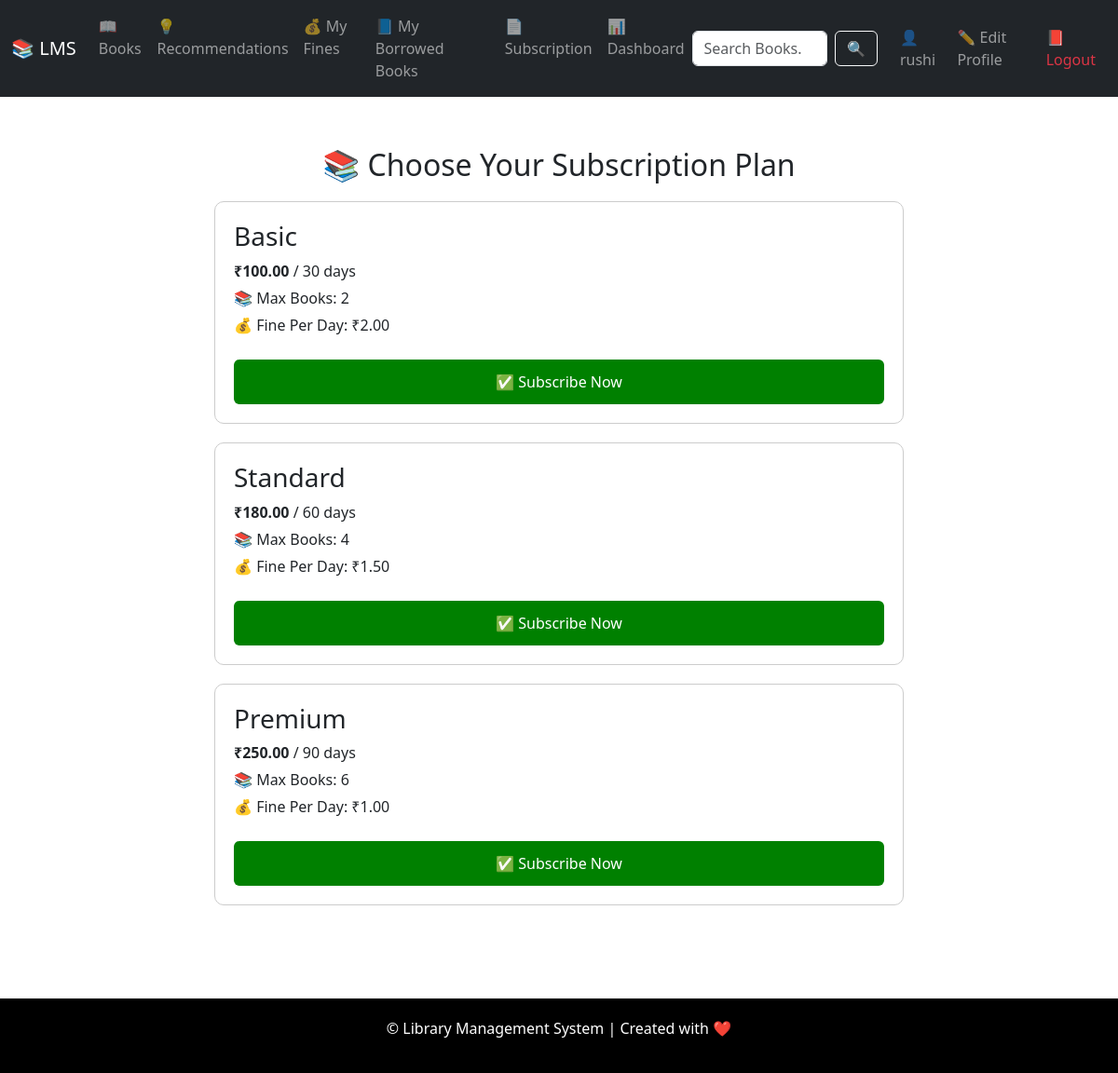
Page /subscription/select-plan/ (signed in) on the committed database.
### subscription/models.py (models this page shows, shortened)
class SubscriptionPlan(models.Model):
    name = models.CharField(max_length=50)  # Plan name (e.g., Basic, Premium)
    max_books = models.PositiveIntegerField()  # how many books can be borrowed
    duration_days = models.PositiveIntegerField()  # Validity in days
    price = models.DecimalField(max_digits=6, decimal_places=2)  # ₹ price
    fine_per_day = models.DecimalField(max_digits=5, decimal_places=2, default=0)  # Daily fine

### subscription/views.py (the view, shortened to what this page needs)
# urls.py: path('select-plan/', SelectSubscriptionPlanView.as_view(), name='select_plan'),
class SelectSubscriptionPlanView(LoginRequiredMixin, View):
    def get(self, request):
        plans = SubscriptionPlan.objects.all()
        try:
            student = Student.objects.get(user_profile__user=request.user)
        except Student.DoesNotExist:
            return render(request, 'books/error.html', {'message': '⚠️ Student profile not found.'})
        return render(request, 'subscription/select_plan.html', {'plans': plans})

### templates/subscription/select_plan.html (shortened to what this page needs)
{% extends 'base.html' %}
{% block content %}
<div class="plans-container">
  <h2>📚 Choose Your Subscription Plan</h2>
  {% for plan in plans %}
    <form method="POST">
      <div class="plan">
        <h3>{{ plan.name }}</h3>
        <p><strong>₹{{ plan.price }}</strong> / {{ plan.duration_days }} days</p>
        <p>📚 Max Books: {{ plan.max_books }}</p>
        <p>💰 Fine Per Day: ₹{{ plan.fine_per_day }}</p>
        <button type="submit" class="submit-button">✅ Subscribe Now</button>
      </div>
    </form>
  {% endfor %}
</div>
{% endblock %}

### templates/base.html (shortened to what this page needs)
<!DOCTYPE html>
<html>
<head>
  <link href="https://cdn.jsdelivr.net/npm/bootstrap@5.3.0/dist/css/bootstrap.min.css" rel="stylesheet">
</head>
<body>
<nav class="navbar navbar-expand-lg navbar-dark bg-dark">
  <div class="container-fluid">
    <a class="navbar-brand" href="/">📚 LMS</a>
    <div class="collapse navbar-collapse" id="navbarNav">
      <ul class="navbar-nav me-auto mb-2 mb-lg-0">
        <li class="nav-item"><a class="nav-link" href="{% url 'books:book_list' %}">📖 Books</a></li>
        <li class="nav-item"><a class="nav-link" href="{% url 'books:book_recommendation' %}">💡 Recommendations</a></li>
        <li class="nav-item"><a class="nav-link" href="{% url 'books:my_fines' %}">💰 My Fines</a></li>
        <li class="nav-item"><a class="nav-link" href="{% url 'books:my_borrowed_books' %}">📘 My Borrowed Books</a></li>
        <li class="nav-item"><a class="nav-link" href="{% url 'subscription:select_plan' %}">📄 Subscription</a></li>
        {% if user.is_authenticated %}
          <li class="nav-item"><a class="nav-link" href="{% url 'books:user_dashboard' %}">📊 Dashboard</a></li>
        {% endif %}
      </ul>
      <form class="d-flex search-form" role="search" method="get" action="{% url 'books:search_books' %}">
        <input class="form-control me-2" type="search" name="q" placeholder="Search Books..." aria-label="Search">
        <button class="btn btn-outline-light" type="submit">🔍</button>
      </form>
      <ul class="navbar-nav ms-3">
        {% if user.is_authenticated %}
          <li class="nav-item">
            <a class="nav-link" href="{% url 'iam:profile' %}">👤 {{ user.username }}</a>
          </li>
          <li class="nav-item">
            <a class="nav-link" href="{% url 'iam:edit_profile' %}">✏️ Edit Profile</a>
          </li>
          <li class="nav-item">
            <a class="nav-link text-danger" href="{% url 'iam:logout' %}">📕 Logout</a>
          </li>
        {% endif %}
      </ul>
    </div>
  </div>
</nav>
<div class="container my-4">
  {% block content %}{% endblock %}
</div>
<footer>
  <p>&copy; {{ now|date:"Y" }} Library Management System | Created with ❤️</p>
</footer>
</body>
</html>

### templates/base.html (style rules this page uses)
body { background-color: #f8f9fa; }
footer { margin-top: 50px; padding: 20px 0; background-color:black; color: white; text-align: center; }
.search-form input { max-width: 200px; }

### templates/subscription/select_plan.html (style rules this page uses)
body { background-color:white; font-family: 'Segoe UI', Tahoma, Geneva, Verdana, sans-serif; }
.plans-container { max-width: 800px; margin: auto; background-color: #fff; padding: 30px; border-radius: 12px; box-shadow: 0 4px 12px dark (0,0,0,0.1); }
h2 { text-align: center; color:drark blue; margin-bottom: 20px; }
.plan { border: 1px solid #ccc; border-radius: 10px; padding: 20px; margin-bottom: 20px; }
.plan h3 { margin-top: 0; color:light blue; }
.plan p { margin: 5px 0; }
.submit-button { width: 100%; padding: 12px; background-color:green; color: white; border: none; border-radius: 6px; font-size: 1em; cursor: pointer; margin-top: 20px; }

### rows in the picture
SubscriptionPlan: name "Basic", price "100.00", duration_days "30", max_books "2", fine_per_day "2.00"
SubscriptionPlan: name "Standard", price "180.00", duration_days "60", max_books "4", fine_per_day "1.50"
SubscriptionPlan: name "Premium", price "250.00", duration_days "90", max_books "6", fine_per_day "1.00"

### other values in the picture
{{ user.username }} "rushi"
